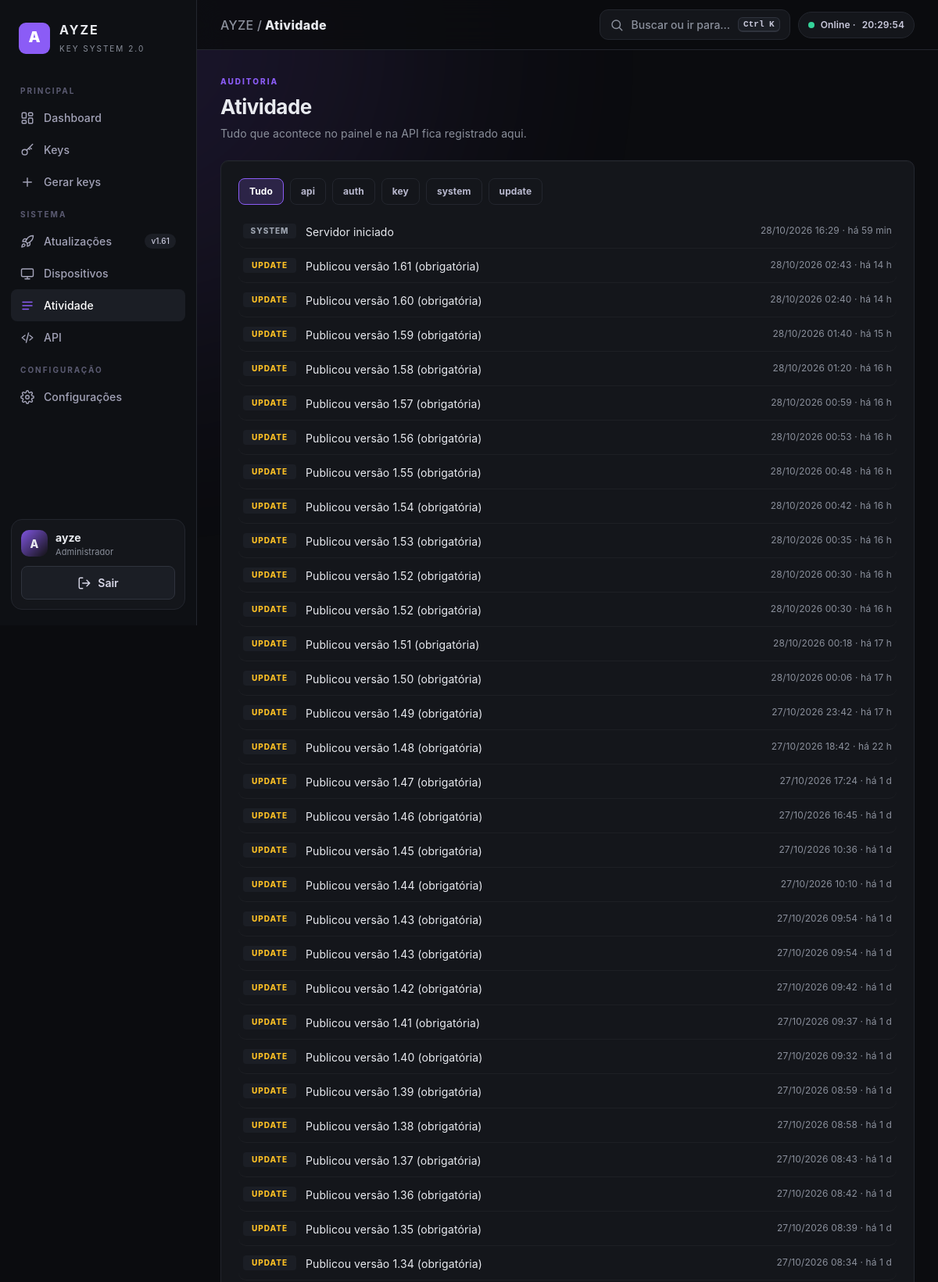
Page /panel/activity (signed in, upper part) on the committed database.
### tables this page shows
CREATE TABLE release (
                id INTEGER PRIMARY KEY,
                version VARCHAR(32) NOT NULL,
                filename VARCHAR(255),
                sha256 VARCHAR(128),
                force_update INTEGER NOT NULL DEFAULT 1,
                updated_at VARCHAR(64) NOT NULL
            );

CREATE TABLE activity (
                id VARCHAR(40) PRIMARY KEY,
                created_at VARCHAR(64) NOT NULL,
                kind VARCHAR(24) NOT NULL,
                message VARCHAR(400) NOT NULL
            );

### app.py (the view)
@app.get("/panel/activity", response_class=HTMLResponse)
def panel_activity(request: Request, kind: str = Query(default="")):
    require_admin(request)
    if kind:
        rows = db_fetchall(
            "SELECT * FROM activity WHERE kind = :k ORDER BY created_at DESC LIMIT 300", {"k": kind})
    else:
        rows = db_fetchall("SELECT * FROM activity ORDER BY created_at DESC LIMIT 300")
    kinds = [r["kind"] for r in db_fetchall("SELECT DISTINCT kind FROM activity")]
    return render(request, "activity.html", "activity", "Atividade", rows=rows, kinds=sorted(kinds), kind=kind)

### templates/activity.html
{% extends "base.html" %}{% from "_icons.html" import icon %}{% block content %}
<div class="page-head"><div><span class="eyebrow">AUDITORIA</span><h1>Atividade</h1><p class="muted" style="margin:0">Tudo que acontece no painel e na API fica registrado aqui.</p></div></div>
<section class="card"><div class="pills" style="margin-bottom:14px"><a class="pill {{ 'on' if not kind }}" href="/panel/activity">Tudo</a>{% for k in kinds %}<a class="pill {{ 'on' if kind==k }}" href="/panel/activity?kind={{ k }}">{{ k }}</a>{% endfor %}</div>
<div class="list timeline">{% for a in rows %}<div class="row"><span class="tag {{ a.kind }}" style="min-width:68px;text-align:center">{{ a.kind }}</span><div class="grow"><span>{{ a.message }}</span></div><span class="small muted" title="{{ a.created_at|fmt_dt(true) }}" style="white-space:nowrap">{{ a.created_at|fmt_dt }} · {{ a.created_at|time_ago }}</span></div>
{% else %}<div class="empty">{{ icon('log') }}<br>Nada registrado ainda.</div>{% endfor %}</div></section>
{% endblock %}

### templates/base.html (shortened to what this page needs)
{% from "_icons.html" import icon %}
<!doctype html>
<html lang="pt-BR">
<head>
<link rel="stylesheet" href="/static/style.css">
</head>
<body class="{{ 'compact' if s.compact == '1' }} {{ 'no-anim' if s.animations != '1' }}">
<div class="app">
  <aside class="sidebar">
    <div class="brand"><div class="logo">{{ s.panel_name[:1] }}</div><div><b>{{ s.panel_name }}</b><small>KEY SYSTEM {{ app_version }}</small></div></div>
    <nav class="nav">
      <div class="nav-label">PRINCIPAL</div>
      <a href="/panel" class="{{ 'on' if active=='dashboard' }}">{{ icon('dash') }}Dashboard</a>
      <a href="/panel/keys" class="{{ 'on' if active=='keys' }}">{{ icon('key') }}Keys</a>
      <a href="/panel/generate" class="{{ 'on' if active=='generate' }}">{{ icon('plus') }}Gerar keys</a>
      <div class="nav-label">SISTEMA</div>
      <a href="/panel/updates" class="{{ 'on' if active=='updates' }}">{{ icon('rocket') }}Atualizações<span class="count">v{{ release.version }}</span></a>
      <a href="/panel/devices" class="{{ 'on' if active=='devices' }}">{{ icon('pc') }}Dispositivos</a>
      <a href="/panel/activity" class="{{ 'on' if active=='activity' }}">{{ icon('log') }}Atividade</a>
      <a href="/panel/api" class="{{ 'on' if active=='api' }}">{{ icon('api') }}API</a>
      <div class="nav-label">CONFIGURAÇÃO</div>
      <a href="/panel/settings" class="{{ 'on' if active=='settings' }}">{{ icon('gear') }}Configurações</a>
    </nav>
    <div class="side-foot">
      <div class="who"><div class="avatar">{{ admin_name[:1]|upper }}</div><div><b>{{ admin_name }}</b><small>Administrador</small></div></div>
      <form method="post" action="/logout" id="logoutForm"><button class="ghost" style="width:100%">{{ icon('out') }}Sair</button></form>
    </div>
  </aside>
  <div class="main">
    <header class="topbar">
      <div class="crumb"><span>{{ s.panel_name }} /</span> {{ title }}</div>
      <div class="top-right">
        <button class="cmd-btn" type="button" data-cmdk>{{ icon('search') }}<span>Buscar ou ir para…</span><kbd class="kbd">Ctrl K</kbd></button>
        <span class="chip hide-m"><span class="dot"></span>Online · <span id="clock">--:--:--</span></span>
      </div>
    </header>
    <div class="wrap">
      {% block content %}{% endblock %}</div>
  </div>
</div>
</body>
</html>

### rows in the picture
release: version "1.61"
activity: kind "SYSTEM", message "Servidor iniciado", created_at|fmt_dt "28/10/2026 16:29", created_at "há 59 min"
activity: kind "UPDATE", message "Publicou versão 1.61 (obrigatória)", created_at|fmt_dt "28/10/2026 02:43", created_at "há 14 h"
activity: kind "UPDATE", message "Publicou versão 1.60 (obrigatória)", created_at|fmt_dt "28/10/2026 02:40", created_at "há 14 h"
activity: kind "UPDATE", message "Publicou versão 1.59 (obrigatória)", created_at|fmt_dt "28/10/2026 01:40", created_at "há 15 h"
activity: kind "UPDATE", message "Publicou versão 1.58 (obrigatória)", created_at|fmt_dt "28/10/2026 01:20", created_at "há 16 h"
activity: kind "UPDATE", message "Publicou versão 1.57 (obrigatória)", created_at|fmt_dt "28/10/2026 00:59", created_at "há 16 h"
activity: kind "UPDATE", message "Publicou versão 1.56 (obrigatória)", created_at|fmt_dt "28/10/2026 00:53", created_at "há 16 h"
activity: kind "UPDATE", message "Publicou versão 1.55 (obrigatória)", created_at|fmt_dt "28/10/2026 00:48", created_at "há 16 h"
activity: kind "UPDATE", message "Publicou versão 1.54 (obrigatória)", created_at|fmt_dt "28/10/2026 00:42", created_at "há 16 h"
activity: kind "UPDATE", message "Publicou versão 1.53 (obrigatória)", created_at|fmt_dt "28/10/2026 00:35", created_at "há 16 h"
activity: kind "UPDATE", message "Publicou versão 1.52 (obrigatória)", created_at|fmt_dt "28/10/2026 00:30", created_at "há 16 h"
activity: kind "UPDATE", message "Publicou versão 1.52 (obrigatória)", created_at|fmt_dt "28/10/2026 00:30", created_at "há 16 h"
activity: kind "UPDATE", message "Publicou versão 1.51 (obrigatória)", created_at|fmt_dt "28/10/2026 00:18", created_at "há 17 h"
activity: kind "UPDATE", message "Publicou versão 1.50 (obrigatória)", created_at|fmt_dt "28/10/2026 00:06", created_at "há 17 h"
activity: kind "UPDATE", message "Publicou versão 1.49 (obrigatória)", created_at|fmt_dt "27/10/2026 23:42", created_at "há 17 h"
activity: kind "UPDATE", message "Publicou versão 1.48 (obrigatória)", created_at|fmt_dt "27/10/2026 18:42", created_at "há 22 h"
activity: kind "UPDATE", message "Publicou versão 1.47 (obrigatória)", created_at|fmt_dt "27/10/2026 17:24", created_at "há 1 d"
activity: kind "UPDATE", message "Publicou versão 1.46 (obrigatória)", created_at|fmt_dt "27/10/2026 16:45", created_at "há 1 d"
activity: kind "UPDATE", message "Publicou versão 1.45 (obrigatória)", created_at|fmt_dt "27/10/2026 10:36", created_at "há 1 d"
activity: kind "UPDATE", message "Publicou versão 1.44 (obrigatória)", created_at|fmt_dt "27/10/2026 10:10", created_at "há 1 d"
activity: kind "UPDATE", message "Publicou versão 1.43 (obrigatória)", created_at|fmt_dt "27/10/2026 09:54", created_at "há 1 d"
activity: kind "UPDATE", message "Publicou versão 1.43 (obrigatória)", created_at|fmt_dt "27/10/2026 09:54", created_at "há 1 d"
activity: kind "UPDATE", message "Publicou versão 1.42 (obrigatória)", created_at|fmt_dt "27/10/2026 09:42", created_at "há 1 d"
activity: kind "UPDATE", message "Publicou versão 1.41 (obrigatória)", created_at|fmt_dt "27/10/2026 09:37", created_at "há 1 d"
activity: kind "UPDATE", message "Publicou versão 1.40 (obrigatória)", created_at|fmt_dt "27/10/2026 09:32", created_at "há 1 d"
activity: kind "UPDATE", message "Publicou versão 1.39 (obrigatória)", created_at|fmt_dt "27/10/2026 08:59", created_at "há 1 d"
activity: kind "UPDATE", message "Publicou versão 1.38 (obrigatória)", created_at|fmt_dt "27/10/2026 08:58", created_at "há 1 d"
activity: kind "UPDATE", message "Publicou versão 1.37 (obrigatória)", created_at|fmt_dt "27/10/2026 08:43", created_at "há 1 d"
activity: kind "UPDATE", message "Publicou versão 1.36 (obrigatória)", created_at|fmt_dt "27/10/2026 08:42", created_at "há 1 d"
activity: kind "UPDATE", message "Publicou versão 1.35 (obrigatória)", created_at|fmt_dt "27/10/2026 08:39", created_at "há 1 d"
activity: kind "UPDATE", message "Publicou versão 1.34 (obrigatória)", created_at|fmt_dt "27/10/2026 08:34", created_at "há 1 d"

### other values in the picture
{{ s.panel_name[:1] }} "A"
{{ s.panel_name }} "AYZE"
{{ app_version }} "2.0"
{{ admin_name[:1]|upper }} "A"
{{ admin_name }} "ayze"
{{ title }} "Atividade"
{{ k }} "api" "auth" "key" "system" "update"
